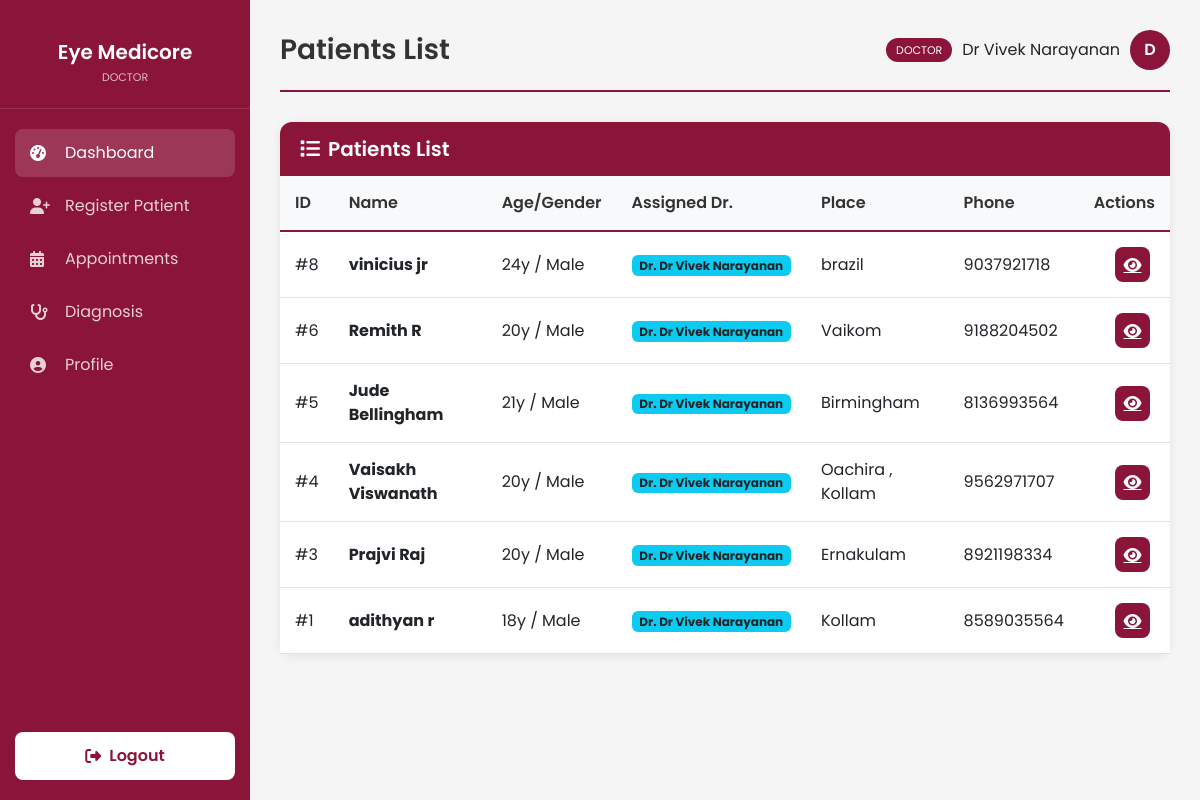
Screenshot of /patients (signed in) with the database file from the repository.
### models.py (models this page shows, shortened)
class User(UserMixin, db.Model):
    id = db.Column(db.Integer, primary_key=True)
    username = db.Column(db.String(100), unique=True, nullable=False)
    password_hash = db.Column(db.String(200), nullable=False)
    role = db.Column(db.String(20), nullable=False, default='staff') # it_expert, doctor, staff
    blood_group = db.Column(db.String(5), nullable=False)
    email = db.Column(db.String(120), unique=True)
    phone_number = db.Column(db.String(20))
    account_status = db.Column(db.String(20), default='Active')
    created_at = db.Column(db.DateTime, default=get_local_time)
    last_login = db.Column(db.DateTime)
    otp_secret = db.Column(db.String(6))
    otp_expiry = db.Column(db.DateTime)
    doctor_id = db.Column(db.Integer, db.ForeignKey('user.id'), nullable=True)
    doctor = db.relationship('User', remote_side=[id], backref='staff_members')

class Patient(db.Model):
    id = db.Column(db.Integer, primary_key=True)
    name = db.Column(db.String(100), nullable=False)
    age = db.Column(db.Integer, nullable=False)
    gender = db.Column(db.String(10), nullable=False)
    blood_group = db.Column(db.String(5), nullable=False)
    place = db.Column(db.String(100), nullable=False)
    phone = db.Column(db.String(20), nullable=False)
    created_at = db.Column(db.DateTime, default=get_local_time)
    doctor_id = db.Column(db.Integer, db.ForeignKey('user.id', name='fk_patient_doctor_id'), nullable=True)
    staff_id = db.Column(db.Integer, db.ForeignKey('user.id', name='fk_patient_staff_id'), nullable=True)
    diagnoses = db.relationship('Diagnosis', backref='patient', lazy=True)
    doctor = db.relationship('User', foreign_keys=[doctor_id], backref=db.backref('assigned_patients', lazy=True))
    staff = db.relationship('User', foreign_keys=[staff_id], backref=db.backref('registered_patients', lazy=True))

### app.py (the view)
@app.route('/patients')
@login_required
def patients_list():
    if current_user.role not in ['it_expert', 'doctor', 'staff']:
        flash('Unauthorized access', 'danger')
        return redirect(url_for('dashboard'))
    if current_user.role == 'doctor':
        patients = Patient.query.filter_by(doctor_id=current_user.id).order_by(Patient.id.desc()).all()
    elif current_user.role == 'staff':
        if not current_user.doctor_id:
            patients = []
        else:
            patients = Patient.query.filter_by(doctor_id=current_user.doctor_id).order_by(Patient.id.desc()).all()
    else:
        patients = Patient.query.order_by(Patient.id.desc()).all()
    return render_template('list_view.html',
                           items=patients,
                           list_type='patients',
                           page_title='Patients List')

### app.py (called while the page is built)
@login_manager.user_loader
def load_user(user_id):
    return User.query.get(int(user_id))

### templates/list_view.html (shortened to what this page needs)
{% extends "base_dashboard.html" %}
{% block page_title %}{{ page_title }}{% endblock %}
{% block content %}
<div class="card">
    <div class="card-header d-flex justify-content-between align-items-center">
        <h5 class="mb-0"><i class="fas fa-list me-2"></i>{{ page_title }}</h5>
    </div>
    <div class="card-body p-0">
        {% if items %}
        <div class="table-responsive">
            <table class="table">
                <thead>
                    <tr>
                        {% if list_type in ['doctors', 'staff'] %}
                        <th>ID</th>
                        <th>Username</th>
                        <th>Email</th>
                        <th>Role</th>
                        <th>Status</th>
                        <th class="text-end">Actions</th>
                        {% elif list_type == 'patients' %}
                        <th>ID</th>
                        <th>Name</th>
                        <th>Age/Gender</th>
                        <th>Assigned Dr.</th>
                        <th>Place</th>
                        <th>Phone</th>
                        <th class="text-end">Actions</th>
                        {% endif %}
                    </tr>
                </thead>
                <tbody>
                    {% for item in items %}
                    <tr>
                        {% if list_type in ['doctors', 'staff'] %}
                        <td>{{ item.id }}</td>
                        <td><strong>{{ item.username }}</strong></td>
                        <td>{{ item.email if item.email else 'N/A' }}</td>
                        <td>
                            <span
                                class="badge-role badge-{{ 'doctor' if item.role == 'doctor' else 'staff' if item.role == 'staff' else 'admin' }}">
                                {{ item.role|upper }}
                            </span>
                        </td>
                        <td>
                            <span
                                class="badge-role badge-{{ 'active' if item.account_status == 'Active' else 'inactive' }}">
                                {{ item.account_status if item.account_status else 'Active' }}
                            </span>
                        </td>
                        <td class="text-end">
                            <a href="/admin/view_user/{{ item.id }}" class="btn-action btn-view" title="View"><i
                                    class="fas fa-eye"></i></a>
                        </td>
                        {% elif list_type == 'patients' %}
                        <td>#{{ item.id }}</td>
                        <td><strong>{{ item.name }}</strong></td>
                        <td>{{ item.age }}y / {{ item.gender }}</td>
                        <td>
                            {% if item.doctor %}
                            <span class="badge bg-info text-dark">Dr. {{ item.doctor.username }}</span>
                            {% else %}
                            <span class="text-muted small">Not Assigned</span>
                            {% endif %}
                        </td>
                        <td>{{ item.place }}</td>
                        <td>{{ item.phone }}</td>
                        <td class="text-end">
                            <a href="/patient/{{ item.id }}" class="btn-action btn-view" title="View"><i
                                    class="fas fa-eye"></i></a>
                        </td>
                        {% endif %}
                    </tr>
                    {% endfor %}
                </tbody>
            </table>
        </div>
        {% else %}
        <div class="text-center py-5">
            <p class="text-muted">No records found.</p>
        </div>
        {% endif %}
    </div>
</div>
{% endblock %}

### templates/base_dashboard.html (shortened to what this page needs)
<!DOCTYPE html>
<html lang="en">
<head>
    <link href="https://cdnjs.cloudflare.com/ajax/libs/font-awesome/6.4.0/css/all.min.css" rel="stylesheet">
    <link href="https://cdn.jsdelivr.net/npm/bootstrap@5.3.0/dist/css/bootstrap.min.css" rel="stylesheet">
</head>
<body>
    <div class="sidebar">
        <div class="sidebar-brand">
            <h2>Eye Medicore</h2>
            <small>{{ current_user.role|replace('_', ' ')|title }}</small>
        </div>
        <ul class="sidebar-menu">
            <li><a href="{% if current_user.role == 'it_expert' %}/admin/dashboard{% else %}/dashboard{% endif %}"
                    class="active"><i class="fas fa-tachometer-alt"></i> Dashboard</a></li>
            {% if current_user.role in ['doctor', 'staff'] %}
            <li><a href="/register"><i class="fas fa-user-plus"></i> Register Patient</a></li>
            <li><a href="/appointments"><i class="fas fa-calendar-alt"></i> Appointments</a></li>
            {% endif %}
            {% if current_user.role == 'doctor' %}
            <li><a href="/diagnosis/patients"><i class="fas fa-stethoscope"></i> Diagnosis</a></li>
            {% endif %}
            <li><a href="/profile"><i class="fas fa-user-circle"></i> Profile</a></li>
        </ul>
        <div class="sidebar-footer">
            <a href="/logout" class="logout-btn" data-confirm="Are you sure you want to logout?">
                <i class="fas fa-sign-out-alt"></i> Logout
            </a>
        </div>
    </div>
    <div class="main-content">
        <div class="page-header">
            <h1>{% block page_title %}Dashboard{% endblock %}</h1>
            <div class="user-info">
                <span class="role-badge">{{ current_user.role|replace('_', ' ') }}</span>
                <span>{{ current_user.username }}</span>
                <div class="avatar">{{ current_user.username[0]|upper }}</div>
            </div>
        </div>
        {% block content %}{% endblock %}
    </div>
</body>
</html>

### rows the page displays
User: role "DOCTOR", username "Dr Vivek Narayanan", username "D"
Patient: id "8", name "vinicius jr", age "24", gender "Male", doctor.username "Dr Vivek Narayanan", place "brazil", phone "9037921718"
Patient: id "6", name "Remith R", age "20", gender "Male", doctor.username "Dr Vivek Narayanan", place "Vaikom", phone "9188204502"
Patient: id "5", name "Jude Bellingham", age "21", gender "Male", doctor.username "Dr Vivek Narayanan", place "Birmingham", phone "8136993564"
Patient: id "4", name "Vaisakh Viswanath", age "20", gender "Male", doctor.username "Dr Vivek Narayanan", place "Oachira , Kollam", phone "9562971707"
Patient: id "3", name "Prajvi Raj", age "20", gender "Male", doctor.username "Dr Vivek Narayanan", place "Ernakulam", phone "8921198334"
Patient: id "1", name "adithyan r", age "18", gender "Male", doctor.username "Dr Vivek Narayanan", place "Kollam", phone "8589035564"

### other values shown
{{ page_title }} "Patients List"
